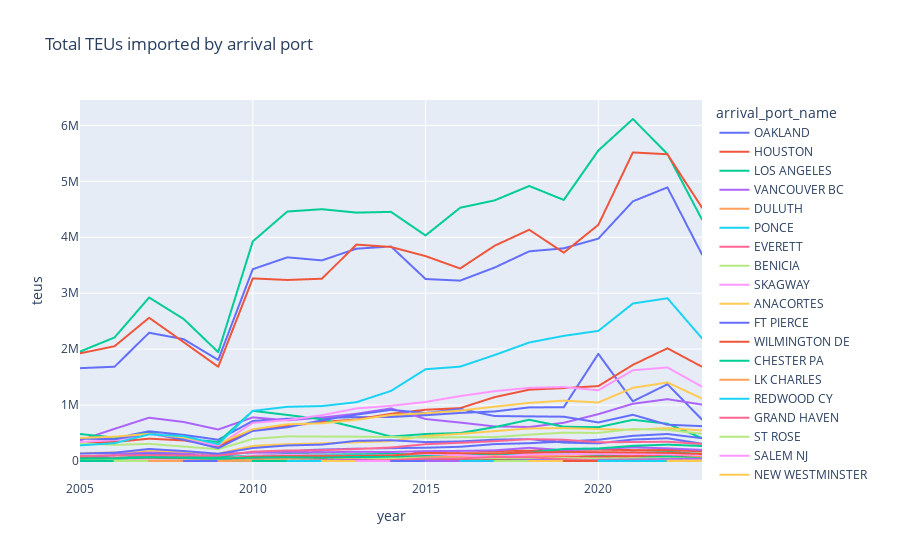

Here is the notebook cell this chart was saved with:
### Code cell
volumes_over_time_plotly(
    imports_lzdf.with_columns(pl.col('teus').replace(0,2)), 
    time_var='year', 
    group_var='arrival_port_name', 
    volume_var='teus', 
    title='Total TEUs imported by arrival port')
